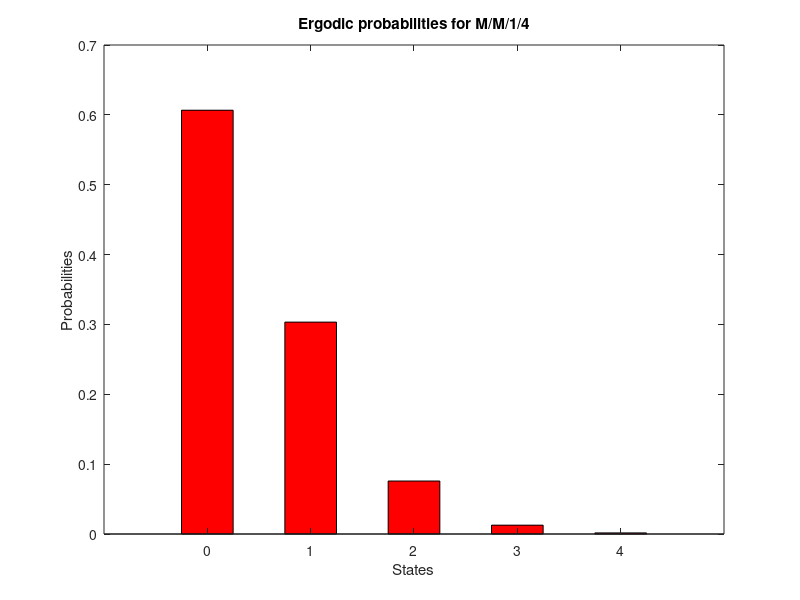
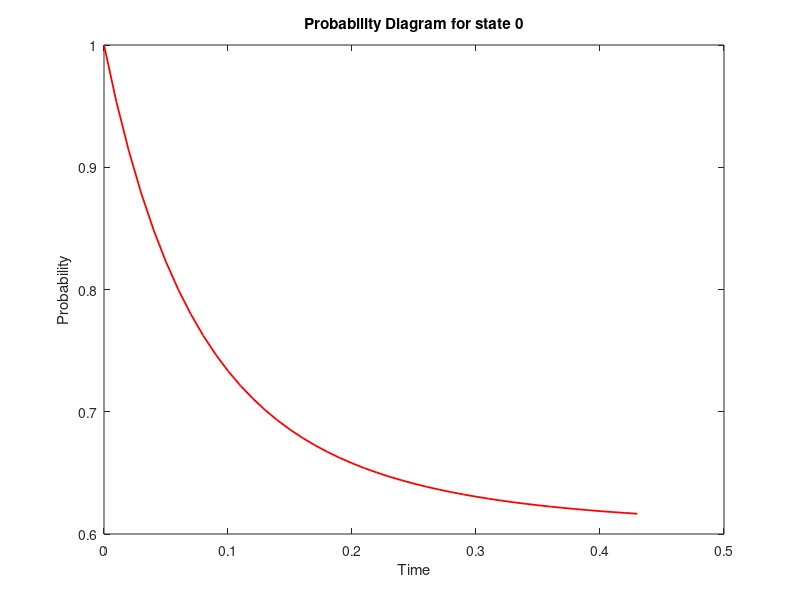
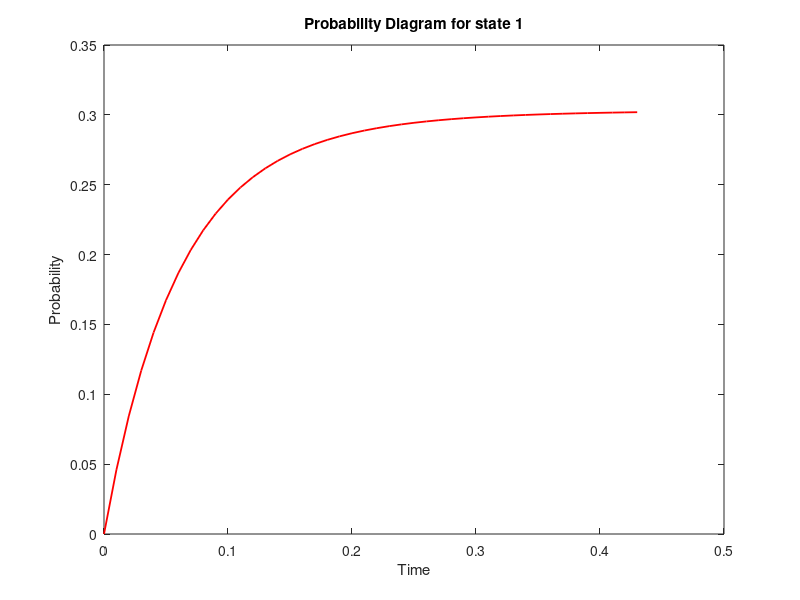
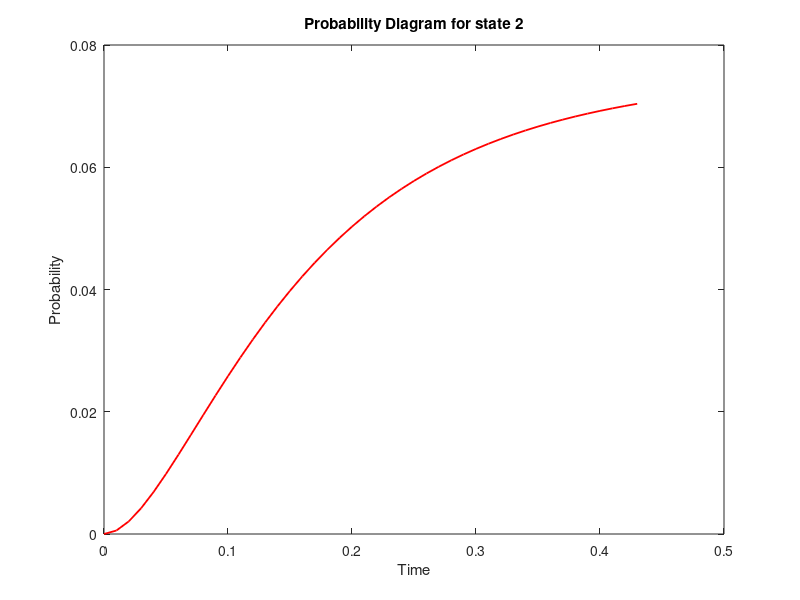

MATLAB code to generate these figures, in order:
% system M/M/1/4
% when there are 3 clients in the system, the capability of the server doubles.

clc;
clear all;
close all;
pkg load queueing;
#Ερώτημα Β
#Β.i
lambda = 5;
mu = 10;
states = [0, 1, 2, 3, 4]; % system with capacity 4 states
% the initial state of the system. The system is initially empty.
initial_state = [1, 0, 0, 0, 0];

% define the birth and death rates between the states of the system.
births_B = [lambda, lambda/2, lambda/3, lambda/4];
deaths_D = [mu, mu, mu, mu];

% get the transition matrix of the birth-death process
transition_matrix = ctmcbd(births_B, deaths_D)
#https://octave.sourceforge.io/queueing/function/ctmcbd.html

#Β.ii
% get the ergodic probabilities of the system
P = ctmc(transition_matrix);
#https://octave.sourceforge.io/queueing/function/ctmc.html
#Compute stationary or transient state occupancy probabilities for a 
# continuous-time Markov chain.
printf("Probabilities: \n")
for i=1:5
 display(P(i));
endfor
% plot the ergodic probabilities (bar for bar chart)
figure(1);
bar(states, P, "r", 0.5); 
title("Ergodic probabilities for M/M/1/4");
xlabel("States");
ylabel("Probabilities");


#Β.iii
mo_of_clients = 0;
for i = 1 : 1 : 5
  mo_of_clients = mo_of_clients + P(i)*(i-1);
endfor
display(mo_of_clients);

#Β.iv
display("P[blocking] = ");
display(P(5)); # P(4) όμως το index ξεκιναει απο 1

#Β.v
#for loop that plots 5 different diagrams
for i = 1:1:5
  index = 0; 
  #creating
  for T = 0 : 0.01 :50
    index = index + 1; # keep track of iterations
    P_i= ctmc(transition_matrix, T, initial_state);
    #vector of steady-state probabilities of the Markov chain at a particular time T
    Prob_i(index) = P_i(i);
    if P_i - P < 0.01
      break;
    endif
  endfor
  #plotting
  t = 0 : 0.01 : T; # μεχρι να τελειώσει
  figure(i+1);
  plot(t, Prob_i, "r", "linewidth", 1.3); 
  title(sprintf('Probability Diagram for state %d',i-1));
  xlabel("Time");
  ylabel("Probability");
endfor
